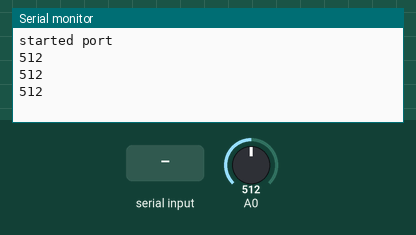
The sketch below on a simulated Arduino Uno, built with avr-gcc and run on an emulated ATmega328P. On the bench: the last lines printed to the serial monitor. The inputs (shaded band) are chosen by the test bench; at power-on: A0 = 512.

Above: at 1.2 s.
1.3 s: "90,45\n" received over Serial
3.5 s: "31\n" received over Serial
5.0 s: "32\n" received over Serial
6.5 s: "39\n" received over Serial
8.0 s: A0 set to 490
At 8.31 s:
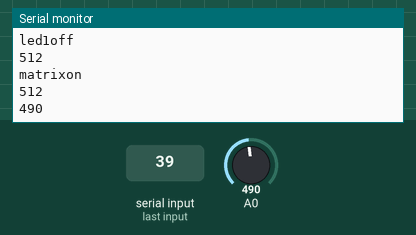
9.5 s: A0 set to 510
At 9.81 s:
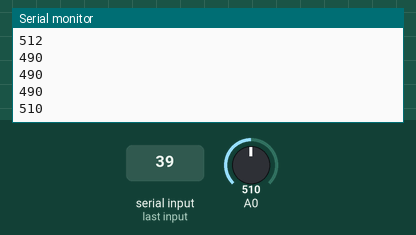
Timing chart, 0 to 12.0 s (numbered marks = the images above; inputs shaded):
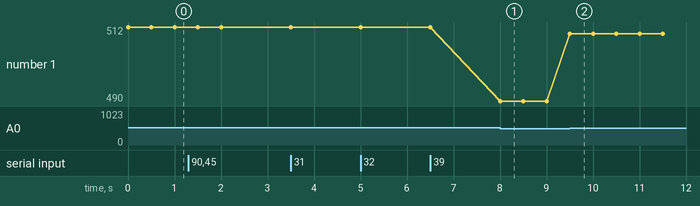

Measured:
- after the input at 8.0 s, the serial monitor: prints a new line at once (image 1)
- after the input at 9.5 s, the serial monitor: prints a new line at once (image 2)
- plotted number 1: 512 → 490 after the input at 8.0 s, 490 → 510 after the input at 9.5 s

The sketch:

flypi_serial_test.ino
```cpp
unsigned int incomingData=0;
unsigned int address = 0;
unsigned int correction = 0;
unsigned int bytesAvail=0;
int temp=0;
int tempAdd=A0;
long int time1=0;
long int time2=0;
//int setTemp=0;

void setup() {
  Serial.begin(115200);
  Serial.flush();
  Serial.println("started port");

}

void loop() {
  // put your main code here, to run repeatedly:
         // send data only when you receive data:
        //bytesAvail=Serial.available();
        if(Serial.available() > 0) {
                incomingData = Serial.parseInt();
                // say what you got:
                //Serial.print("I received: ");
                //Serial.println(incomingData);
                if (incomingData==99000){
                Serial.println ("starting protocol");}

                if (incomingData<1000){
                  if(incomingData==31){Serial.println("led1on");}
                  if(incomingData==32){Serial.println("led1off");}
                  if(incomingData==35){Serial.println("led2on");}
                  if(incomingData==36){Serial.println("led1off");}
                  if (incomingData==39){Serial.println("matrixon");}
                  if (incomingData==40){Serial.println("matrixoff");}
                  if (incomingData==41){Serial.println("matpattern1");}
                  if (incomingData==42){Serial.println("matpattern2");}
                  if (incomingData==44){Serial.println("ringOn");}
                  if (incomingData==45){Serial.println("ringOff");}

                 }
                 else{
                   address=incomingData*0.001;
                   Serial.println(address);
                   if (address==43){Serial.println("matrix bright: ");}
                   if (address==34){Serial.println("led1zap: ");}
                   if (address==38){Serial.println("led2zap: ");}
                   if (address==52){Serial.println("RingZap: ");}
                   if(address==49){Serial.println("Ring red hue: ");}
                   if(address==50){Serial.println("Ring green hue: ");}
                   if(address==51){Serial.println("Ring blue hue: ");}
                   if(address==46){Serial.println("Ring bright: ");}
                   if(address==47){Serial.println("Ring rotation: ");}
                   if(address==55){Serial.println("peltier temp: ");}
                   correction=incomingData-(address*1000);
                   Serial.println(correction);
            }


        }
        temp=analogRead(A0);
        //Serial.print("temperature");
        Serial.println(temp);

        time1=millis();
        while(time2-time1<500){time2=millis();}

}
  /* events to detect
  matrix:
  pattern1
  pattern2
  brightness
  on
  off

  ring
  on
  off
  zap
  zap dur
  red
  green
  blue
  brightness
  rot left
  rot right
  rot speed

  led1
  on
  off
  zap
  zap dur*/
```
